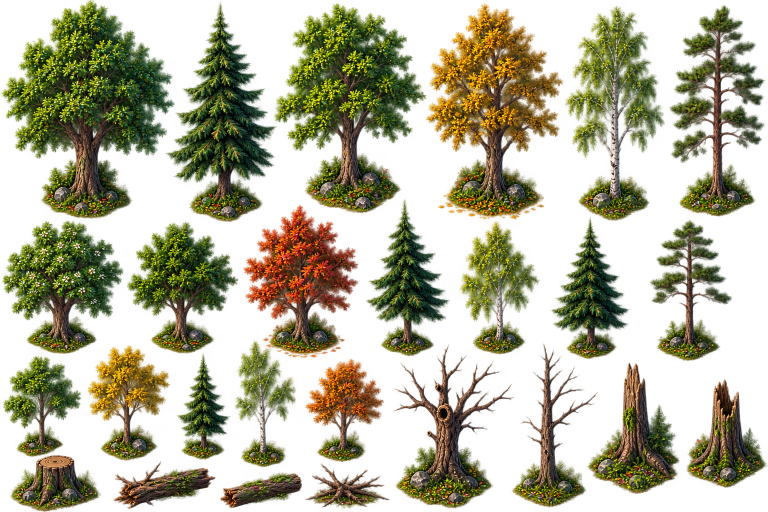
#> input picture assets/art/sheets/trees_sheet.png, 1536 x 1024 px (shown at 1/2 size); its folder holds 6 pictures in this run
$ python extract_vegetation_sheets.py
#> lines starting #> are read from the running program, lines starting #| are printed output that depends on the picture; after the words box and inside, x2 and y2 are one past the last pixel; in counts of white or black regions, pixels touching at a corner belong together
"""Cut the new vegetation sheets into individual sprites.

Both source sheets already carry correct per-sprite alpha, so there is no
colour keying to do and therefore no risk of halos or a baked background. The
work is purely to find each sprite, crop it tightly and write it out with its
alpha intact.

Two details matter for quality:

Foliage is not one connected blob. Leaf clusters and grass blades break into
dozens of specks at the edges, so components are found on a slightly closed
mask; the crop then uses the original alpha, not the closed mask, so nothing is
dilated in the output.

The transparent pixels in the source are painted green. Left alone that green
bleeds into the sprite edge as soon as the renderer filters or mipmaps it, which
is exactly the coloured halo we are trying to avoid. Every fully transparent
pixel therefore has its colour replaced by the nearest opaque pixel's colour
before writing, which is invisible at alpha zero and correct once filtered.

No source sheet is modified.
"""

from __future__ import annotations

import json
from pathlib import Path

import numpy as np
from PIL import Image
from scipy import ndimage

ROOT = Path(__file__).resolve().parents[2]

# Alpha at or above this counts as sprite. The sheets fade to zero cleanly, so
# a low threshold keeps soft leaf tips without picking up background noise.
ALPHA_FLOOR = 16

# Radius used only to knit a sprite's own edge specks together. It is kept
# small on purpose: a large closing bridges the gap between two neighbouring
# trees on the sheet and yields one crop containing several of them.
CLOSE_RADIUS = 2

# A component this large is treated as a sprite in its own right and becomes a
# seed. Everything smaller is a detached leaf cluster or grass tip and is given
# to whichever seed it is nearest, which reattaches foliage without ever
# bridging two separate sprites.
SEED_AREA = 2600

# Detached pieces further than this from any seed are discarded as strays.
MAX_ADOPT_DISTANCE = 34

MIN_AREA = 1400
MIN_SIDE = 24


def disc(radius: int) -> np.ndarray:
    span = np.arange(-radius, radius + 1)
    y, x = np.meshgrid(span, span, indexing="ij")
    return (x * x + y * y) <= radius * radius


def bleed_colour(rgba: np.ndarray) -> np.ndarray:
    """Replace colour under transparent pixels with the nearest opaque colour."""
    opaque = rgba[:, :, 3] > 0
    if not opaque.any():
        return rgba
    # Nearest opaque neighbour for every pixel.
    _, (iy, ix) = ndimage.distance_transform_edt(~opaque, return_indices=True)
    out = rgba.copy()
    out[:, :, :3] = rgba[iy, ix, :3]
    out[:, :, 3] = rgba[:, :, 3]
    return out


def find_row_gap(local: np.ndarray) -> int | None:
    """Row index of a clean horizontal gap separating two stacked sprites."""
    rows = local.sum(axis=1)
    height = len(rows)
    if height < 160:
        return None
    margin = max(40, height // 6)
    window = rows[margin:height - margin]
    if len(window) == 0:
        return None
    # A near-empty row counts: two stacked sprites often share a few stray
    # leaf pixels rather than a mathematically clean gap.
    empty = np.where(window <= max(1, int(rows.max() * .02)))[0]
    if len(empty) == 0:
        return None
    # Only trust a gap with real content on both sides.
    split = int(empty[len(empty) // 2]) + margin
    if rows[:split].sum() < MIN_AREA or rows[split:].sum() < MIN_AREA:
        return None
    return split


def crop(source: np.ndarray, keep: np.ndarray, x0: int, y0: int, x1: int, y1: int) -> dict:
    tile = source[y0:y1, x0:x1].copy()
    local = keep[y0:y1, x0:x1]
    tile[:, :, 3] = np.where(local, tile[:, :, 3], 0)
    tile = bleed_colour(tile)
    return {"index": 0, "x": x0, "y": y0, "w": x1 - x0, "h": y1 - y0,
            "area": int(local.sum()), "image": Image.fromarray(tile, "RGBA")}


def extract(sheet_name: str, out_dir: Path) -> list[dict]:
#> called with sheet_name = 'trees_sheet.png'
    source = np.asarray(Image.open(ROOT / f"assets/art/sheets/{sheet_name}").convert("RGBA"))
#> source is the input picture: shape (1024, 1536, 4); mean R, G, B, A 84.2, 80, 23.2, 107.2
    alpha = source[:, :, 3]
    mask = alpha >= ALPHA_FLOOR
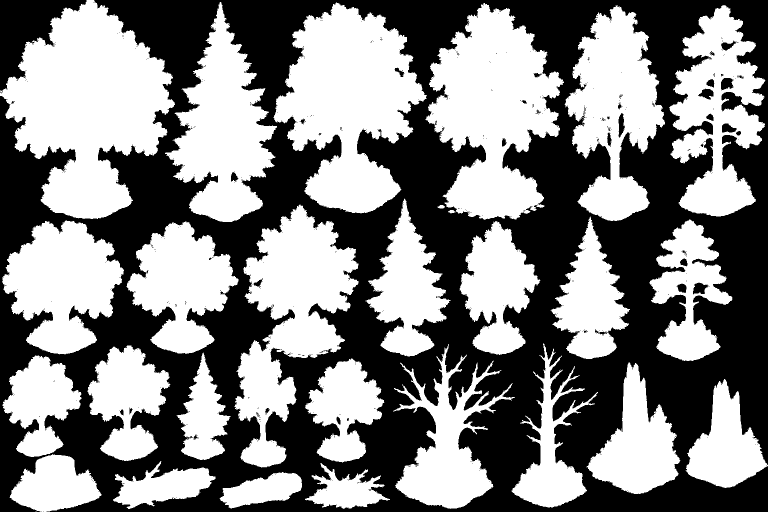
#> mask: shape (1024, 1536) bool (shown at 1/2 size); 51.3% white; 757 black regions (720 under 20 px), largest, box (x1, y1, x2, y2) and area: (0, 0, 1536, 1024) 746878, (0, 0, 173, 183) 13782, (1386, 565, 1417, 589) 474

    closed = ndimage.binary_closing(mask, structure=disc(CLOSE_RADIUS))
#> closed: shape (1024, 1536) bool; 51.8% white; 35 black regions (4 under 20 px), largest, box (x1, y1, x2, y2) and area: (0, 0, 1536, 1024) 752232, (1443, 184, 1484, 222) 1060, (1442, 156, 1466, 180) 452
    raw, raw_count = ndimage.label(closed, structure=np.ones((3, 3), bool))
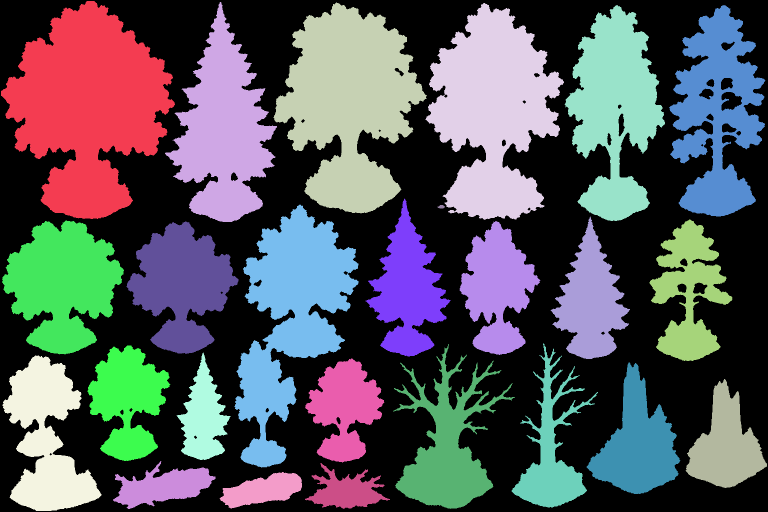
#> raw: shape (1024, 1536) int32 (shown at 1/2 size); 26 distinct labels, from 0 to 25; one colour per label, 0 black
#> raw_count = 25

    # Seeds are the substantial components; everything else gets adopted.
    sizes = ndimage.sum_labels(closed, raw, index=np.arange(1, raw_count + 1))
#> sizes = 25 values, max 91246 at index 0, min 76 at index 8, mean 32611.4
    seed_ids = {int(i + 1) for i, size in enumerate(sizes) if size >= SEED_AREA}
#> seed_ids = 24 items
    seeds = np.isin(raw, list(seed_ids)) if seed_ids else np.zeros_like(closed)
#> seeds: shape (1024, 1536) bool; 51.8% white; 35 black regions (4 under 20 px), largest, box (x1, y1, x2, y2) and area: (0, 0, 1536, 1024) 752308, (1443, 184, 1484, 222) 1060, (1442, 156, 1466, 180) 452

    distance, (iy, ix) = ndimage.distance_transform_edt(~seeds, return_indices=True)
#> iy: shape (1024, 1536) int32; 1020 distinct labels, from 2 to 1021
    labels = np.where(seeds, raw, 0)
#> labels: shape (1024, 1536) int32; 25 distinct labels, from 0 to 25
    orphan = closed & ~seeds & (distance <= MAX_ADOPT_DISTANCE)
#> orphan: shape (1024, 1536) bool; 0% white; 1 white region, box (x1, y1, x2, y2) and area: (875, 410, 890, 417) 76
    labels[orphan] = raw[iy[orphan], ix[orphan]]
#> labels: shape (1024, 1536) int32; 25 distinct labels, from 0 to 25
    count = raw_count
#> count = 25

    out_dir.mkdir(parents=True, exist_ok=True)
    records: list[dict] = []
    for index in range(1, count + 1):
        component = labels == index
        # Crop from the true alpha inside this component, never the closed mask.
        keep = component & mask
        area = int(keep.sum())
        if area < MIN_AREA:
            continue
        ys, xs = np.where(keep)
        y0, y1 = int(ys.min()), int(ys.max()) + 1
        x0, x1 = int(xs.min()), int(xs.max()) + 1
        if (x1 - x0) < MIN_SIDE or (y1 - y0) < MIN_SIDE:
            continue

        # Two sprites stacked with a clear horizontal gap between them still
        # arrive as one component when their bounding boxes touch. Splitting on
        # an empty row keeps them as the separate assets they are.
        split = find_row_gap(keep[y0:y1, x0:x1])
        if split is not None:
            for lo, hi in ((0, split), (split, y1 - y0)):
                sub = keep[y0 + lo:y0 + hi, x0:x1]
                if sub.sum() < MIN_AREA:
                    continue
                sy, sx = np.where(sub)
                records.append(crop(source, keep,
                                    x0 + int(sx.min()), y0 + lo + int(sy.min()),
                                    x0 + int(sx.max()) + 1, y0 + lo + int(sy.max()) + 1))
            continue

        tile = source[y0:y1, x0:x1].copy()
        # Drop any pixels belonging to a neighbouring sprite that happens to
        # overlap this bounding box.
        local = keep[y0:y1, x0:x1]
        tile[:, :, 3] = np.where(local, tile[:, :, 3], 0)
        tile = bleed_colour(tile)

        records.append({
            "index": len(records),
            "x": x0, "y": y0, "w": x1 - x0, "h": y1 - y0,
            "area": area,
            "image": Image.fromarray(tile, "RGBA"),
        })
#> this loop made 25 passes
#> (area, y0, y1, x0, x1, height in find_row_gap, margin in find_row_gap) on passes 1, 2, 3, 4, 5, 6, 7, 8, 10, 11, 12, 13: (90667, 2, 438, 2, 350, 436, 72), (49461, 4, 444, 330, 554, 440, 73), (75647, 5, 427, 547, 854, 422, 70), (71231, 6, 440, 851, 1128, 434, 72), (47850, 10, 442, 1129, 1330, 432, 72), (43580, 10, 433, 1338, 1531, 423, 70), (25140, 397, 713, 731, 901, 316, 52), (59900, 409, 935, 469, 717, 526, 87), (22411, 433, 718, 1101, 1260, 285, 47), (22526, 439, 722, 1299, 1465, 283, 47), (41568, 441, 709, 4, 248, 268, 44), (24489, 442, 710, 919, 1081, 268, 44)
#> (area, y0, y1, x0, x1, height in find_row_gap) on passes 23 to 25: (9945, 922, 1018, 226, 431, 96), (7254, 926, 1018, 610, 780, 92), (7145, 944, 1017, 439, 604, 73)
#> pass 1, in extract, `component = labels == index`:
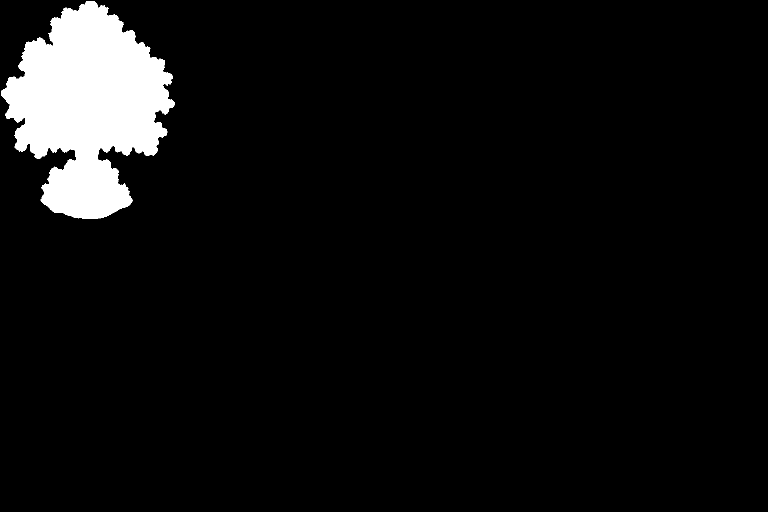
#> component: shape (1024, 1536) bool (shown at 1/2 size); 5.8% white; 1 white region, box (x1, y1, x2, y2) and area: (2, 2, 350, 438) 91246
#> after the loop: keep: shape (1024, 1536) bool; 0.45% white; 1 white region, box (x1, y1, x2, y2) and area: (439, 944, 604, 1017) 7145
#> after the loop:
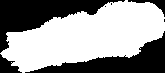
#> local: shape (73, 165) bool; 59.3% white; 7 black regions (3 under 20 px), largest, box (x1, y1, x2, y2) and area: (0, 0, 125, 53) 2420, (25, 31, 165, 73) 2084, (0, 54, 22, 73) 224, (128, 0, 165, 17) 166
#> after the loop:
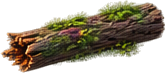
#> tile: shape (73, 165, 4); mean R, G, B, A 84.5, 68.4, 32.3, 130.4; transparent parts drawn white
#> after the loop, records = 24 items

    # Reading order: top to bottom, then left to right, in loose rows.
    records.sort(key=lambda r: (r["y"] // 90, r["x"]))
    for position, record in enumerate(records):
        record["index"] = position
#> this loop made 24 passes
    return records


def main() -> None:
    plan = {
        "trees_sheet.png": ROOT / "assets/art/trees/_raw",
        "undergrowth_sheet.png": ROOT / "assets/art/undergrowth/_raw",
    }
    manifest: dict[str, list[dict]] = {}
    for sheet, out_dir in plan.items():
        records = extract(sheet, out_dir)
#> records = 24 items
        entries = []
        for record in records:
            name = f"{record['index']:02d}.png"
            record["image"].save(out_dir / name)
            entries.append({k: record[k] for k in ("index", "x", "y", "w", "h", "area")} | {"file": name})
#> this loop made 24 passes
#> name on passes 1 to 12: '00.png', '01.png', '02.png', '03.png', '04.png', '05.png', '06.png', '07.png', '08.png', '09.png', '10.png', '11.png'
#> pass 1, in main, `record["image"].save(out_dir / name)`:
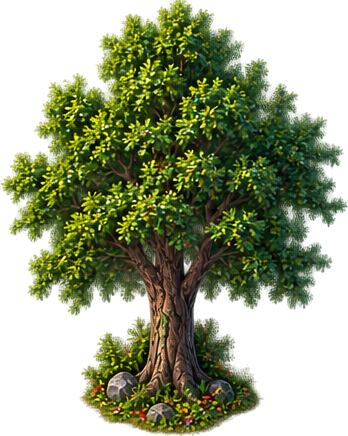
#> saved as 00.png: PIL image 348x436 RGBA; mean R, G, B, A 71.3, 87.6, 20.5, 134; transparent parts drawn white
#> pass 2, in main, `record["image"].save(out_dir / name)`:
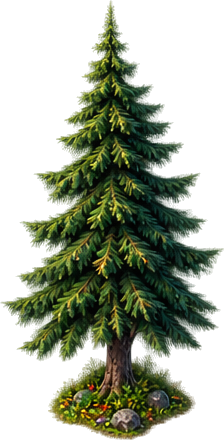
#> saved as 01.png: PIL image 224x440 RGBA; mean R, G, B, A 58.9, 75.2, 25.6, 108.1; transparent parts drawn white
#> after the loop, entries = 24 items
        manifest[sheet] = entries
        print(f"{sheet}: {len(entries)} sprites -> {out_dir.relative_to(ROOT)}")
#| trees_sheet.png: 24 sprites -> assets/art/trees/_raw
#> pass 2 of the loop in main, `for sheet, out_dir in plan.items():`:
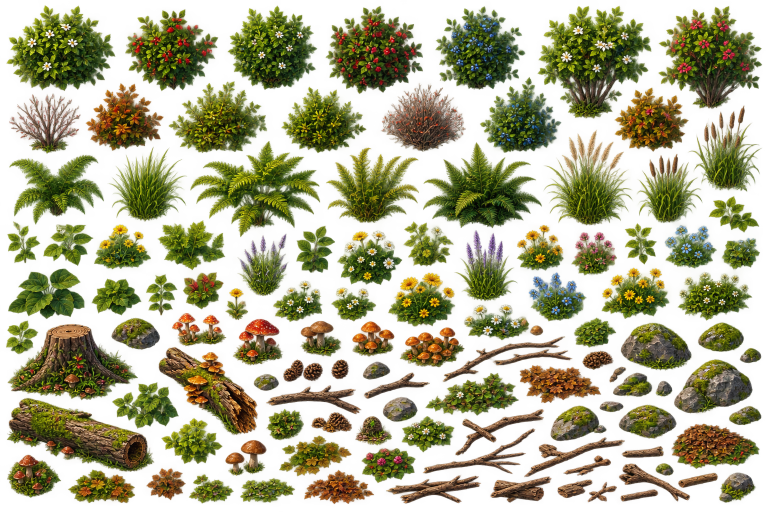
#> input picture assets/art/sheets/undergrowth_sheet.png, 1536 x 1024 px (shown at 1/2 size)
#> in extract, source is the input picture: shape (1024, 1536, 4); mean R, G, B, A 91.2, 87.9, 25.5, 117.5
#> mask: shape (1024, 1536) bool; 55.7% white; 652 black regions (635 under 20 px), largest, box (x1, y1, x2, y2) and area: (0, 0, 1536, 1024) 693749, (984, 696, 1085, 720) 1053, (416, 478, 425, 492) 77
#> closed: shape (1024, 1536) bool; 56.2% white; 16 black regions (5 under 20 px), largest, box (x1, y1, x2, y2) and area: (0, 0, 1536, 1024) 687542, (987, 696, 1081, 720) 1034, (1402, 292, 1411, 305) 65
#> raw: shape (1024, 1536) int32; 111 distinct labels, from 0 to 110
#> raw_count = 110
#> sizes = 110 values, max 33220 at index 2, min 546 at index 67, mean 8034.8
#> seed_ids = 90 items
#> seeds: shape (1024, 1536) bool; 54.4% white; 16 black regions (5 under 20 px), largest, box (x1, y1, x2, y2) and area: (0, 0, 1536, 1024) 715571, (987, 696, 1081, 720) 1034, (1402, 292, 1411, 305) 65
#> iy: shape (1024, 1536) int32; 999 distinct labels, from 10 to 1008
#> orphan: shape (1024, 1536) bool; 1.5% white; 21 white regions, largest, box (x1, y1, x2, y2) and area: (621, 824, 705, 866) 2297, (566, 718, 646, 764) 2204, (727, 745, 860, 798) 2035
#> in extract (call 2), `labels[orphan] = raw[iy[orphan], ix[orphan]]`:
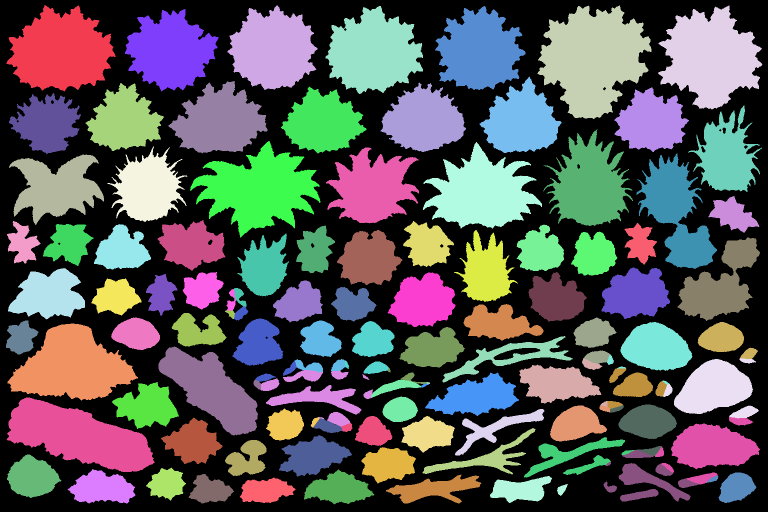
#> labels: shape (1024, 1536) int32 (shown at 1/2 size); 91 distinct labels, from 0 to 107; one colour per label, 0 black
#> count = 110
#> the loop in extract (call 2), `for index in range(1, count + 1):` made 110 passes
#> (area, y0, y1, x0, x1, height in find_row_gap) on passes 1 to 8: (24976, 10, 183, 13, 231, 173), (20704, 11, 180, 455, 635, 169), (33034, 11, 238, 1075, 1303, 227), (27164, 11, 219, 1316, 1525, 208), (22818, 12, 188, 651, 846, 176), (20146, 12, 180, 870, 1051, 168), (19566, 18, 183, 250, 437, 165), (15015, 153, 306, 959, 1123, 153)
#> after the loop in extract (call 2), `for index in range(1, count + 1):`: records = 91 items
#> the loop in extract (call 2), `for position, record in enumerate(records):` made 91 passes
#> the loop in main, `for record in records:` made 91 passes
#> pass 2, in main, `record["image"].save(out_dir / name)`:
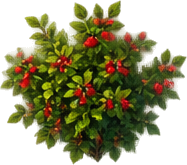
#> saved as 01.png: PIL image 187x165 RGBA; mean R, G, B, A 77.8, 76.7, 10.1, 136.8; transparent parts drawn white
#| undergrowth_sheet.png: 91 sprites -> assets/art/undergrowth/_raw

    (ROOT / "tools/vegetation_sheets/manifest.json").write_text(
        json.dumps(manifest, indent=2), encoding="utf-8")


if __name__ == "__main__":
    main()
